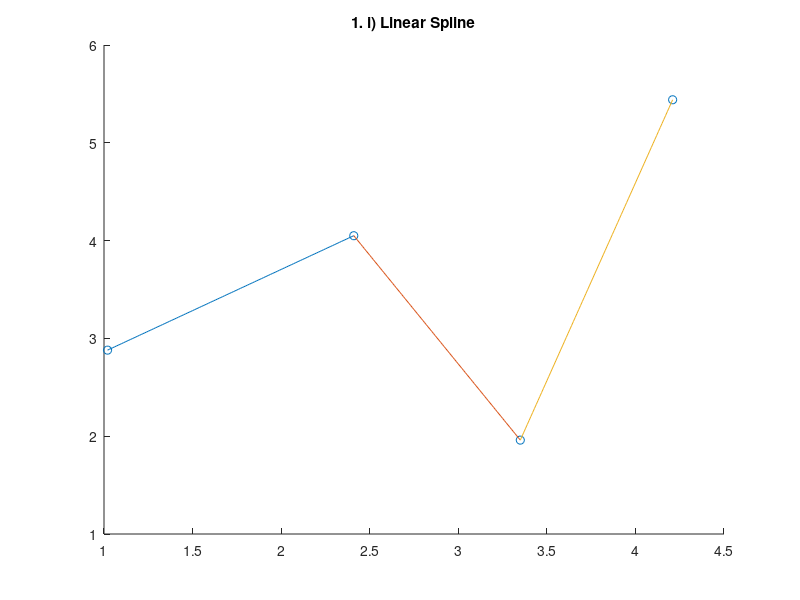
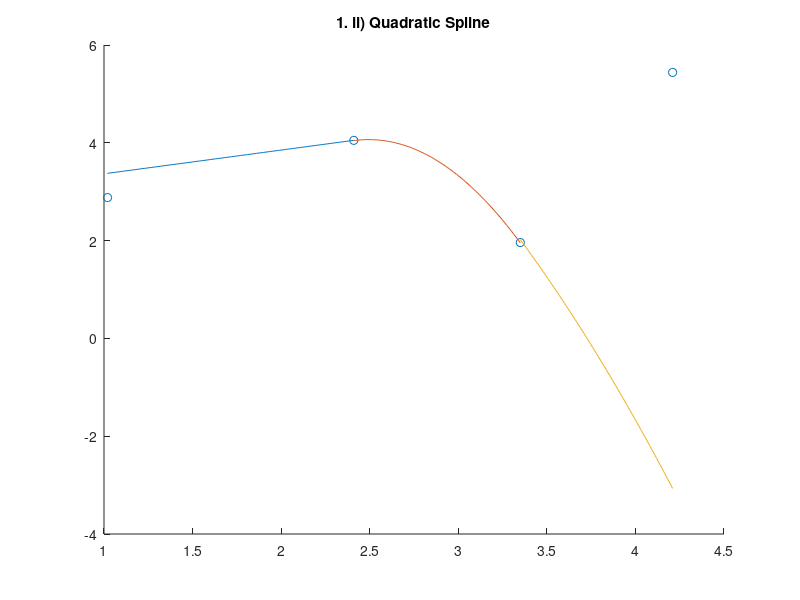
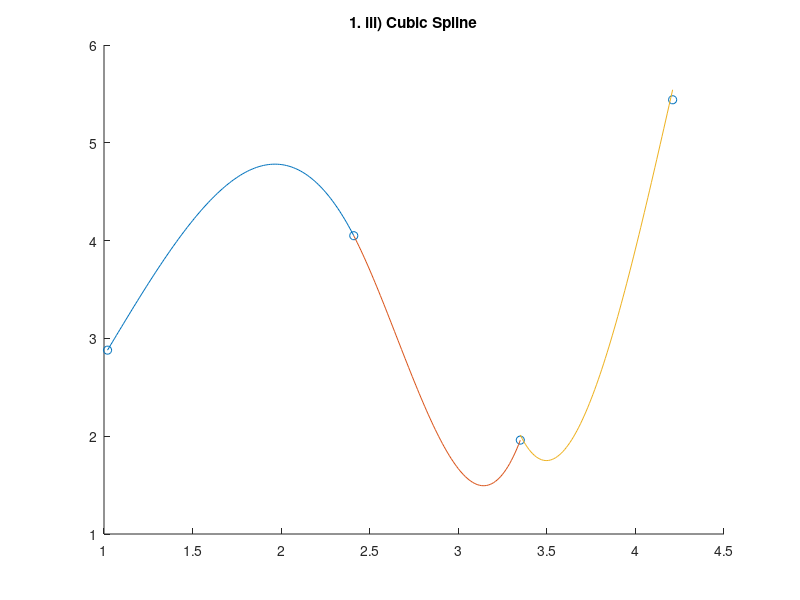
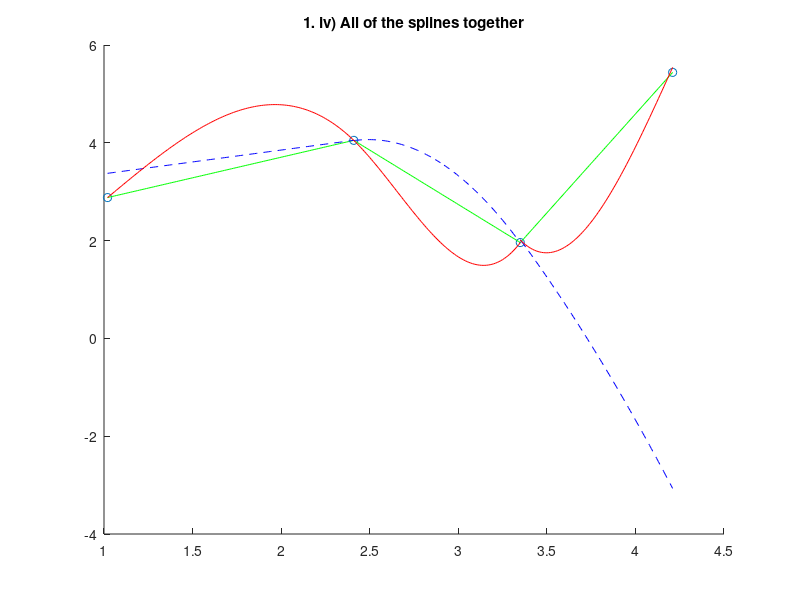

MATLAB code to generate these figures, in order: (Note: this script raises an error after producing the figures.)
clear;
clc;

% DATA
x_data = [1.02 2.41 3.35 4.21];
y_data = [2.88 4.05 1.96 5.44];

%% 1. i)

figure("Name", "Linear Spline")
scatter(x_data, y_data)

hold on

x1 = 1.02 : 0.01 : 2.41;
linearSpline1 = 0.841895756 * x1 + 2.021220159;
plot(x1, linearSpline1)

x2 = 2.41 : 0.01 : 3.35;
linearSpline2 = -2.223979897 * x2 + 9.410652921;
plot(x2, linearSpline2)

x3 = 3.35 : 0.01 : 4.21;
linearSpline3 = 4.046388127 * x3 - 11.59560512;
plot(x3, linearSpline3)

title("1. i) Linear Spline")
hold off

%% 1. ii)

figure("Name", "Quadratic Spline")
scatter(x_data, y_data)

hold on

quadSpline1 = 0.4855 * x1 + 2.8805;
plot(x1, quadSpline1)

quadSpline2 = -2.8818 * x2.^2 + 14.3737 * x2 - 13.8577;
plot(x2, quadSpline2)

quadSpline3 = -1.1622 * x3.^2 + 2.872 * x3 + 5.44;
plot(x3, quadSpline3)

title("1. ii) Quadratic Spline")
hold off

%% 1. iii)

figure("Name", "Cubic Spline")
scatter(x_data, y_data)

hold on
cubicSpline1 = -1.12656 * x1.^3 + 3.44727 * x1.^2 - 0.497864 * x1 + 0.996795;
plot(x1, cubicSpline1)

cubicSpline2 = 6.45367 * x2.^3 -51.3578 * x2.^2 + 131.58354 * x2 - 105.1114;
plot(x2, cubicSpline2)

cubicSpline3 = -5.2318 * x3.^3 + 66.095 * x3.^2 - 270.343 * x3 + 362.601;
plot(x3, cubicSpline3)

title("1. iii) Cubic Spline")
hold off

%% ALL AT ONCE

figure("Name", "ALL AT ONCE")

scatter(x_data, y_data)

hold on

plot(x1, linearSpline1, "g", x2, linearSpline2, "g", x3, linearSpline3, "g", "DisplayName", "Linear Spline")
plot(x1, quadSpline1, "b--", x2, quadSpline2, "b--", x3, quadSpline3, "b--", "DisplayName", "Quadratic Spline")
plot(x1, cubicSpline1, "r", x2, cubicSpline2, "r", x3, cubicSpline3, "r", "DisplayName", "Cubic Spline")

title("1. iv) All of the splines together")

hold off


%% 2. a. ii) Trapezoidal Rule
syms x
  
% Lower Limit
a = 2;
  
% Upper Limit
b = 6;
n = [0;0;0;0;0;0;0;0;0;0];
I_n = [0;0;0;0;0;0;0;0;0;0];
Error = [0;0;0;0;0;0;0;0;0;0];
I_exact = 435.81767401;

% Segmentation by for loop
for k = 1 : 10
    m = 2.^k;
    % Declare the function
    f1 = x.^4 * cos(x) - 2;
  
    % inline creates a function of string containing in f1
    f = inline(f1);
  
    % h is the segment size
    h = (b - a)/(m - 1);
    
    % X stores the summation of first and last segment
    X = f(a)+f(b);
  
    % variables Odd and Even to store 
    % summation of odd and even
    % terms respectively
    summation = 0;
    for i = 1:m-1
        xi=a+(i*h);
        summation=summation+f(xi);
    end
  
    % Formula to calculate numerical integration 
    % using Trapezoidal Rule
    I = (h/2)*(X+2*summation);

    I_n(k) = I;
    Error(k) = I - I_exact;
    n(k) = m;
  
end

disp("Table for Trapezoidal Rule")
Table = table(n, I_n, Error)


%% 2. b. ii) Simpson's 1/3 Rule
syms x
  
% Lower Limit
a = 2;
  
% Upper Limit
b = 6;
n = [0;0;0;0;0;0;0;0;0;0];
I_n = [0;0;0;0;0;0;0;0;0;0];
Error = [0;0;0;0;0;0;0;0;0;0];
I_exact = 435.81767401;

% Segmentation by for loop
for k = 1 : 10
    m = 2.^k;
    % Declare the function
    f1 = x.^4 * cos(x) - 2;
  
    % inline creates a function of string containing in f1
    f = inline(f1);
  
    % h is the segment size
    h = (b - a)/m;
    
    % X stores the summation of first and last segment
    X = f(a)+f(b);
  
    % variables Odd and Even to store 
    % summation of odd and even
    % terms respectively
    Odd = 0;
    Even = 0;
    for i = 1:2:m-1
        xi=a+(i*h);
        Odd=Odd+f(xi);
    end
    for i = 2:2:m-2
        xi=a+(i*h);
        Even=Even+f(xi);
    end
  
    % Formula to calculate numerical integration 
    % using Simpsons 1/3 Rule
    I = (h/3)*(X+4*Odd+2*Even);

    I_n(k) = I;
    Error(k) = I - I_exact;
    n(k) = m;
  
end

disp("Table for Simpson's 1/3 Rule")

Table = table(n, I_n, Error)

%% 2. c. ii) Simpson's 3/8 Rule
syms x
  
% Lower Limit
a = 2;
  
% Upper Limit
b = 6;
n = [0;0;0;0;0;0;0;0;0;0];
I_n = [0;0;0;0;0;0;0;0;0;0];
Error = [0;0;0;0;0;0;0;0;0;0];
I_exact = 435.81767401;

% Segmentation by for loop
for k = 1 : 10
    m = 2.^k;

    % Declare the function
    f1 = x.^4 * cos(x) - 2;
  
    % inline creates a function of string containing in f1
    f = inline(f1);
  
    % h is the segment size
    h = (b - a)/m;
    
    % X stores the summation of first and last segment
    X = f(a)+f(b);
  
    % variables Odd and Even to store 
    % summation of odd and even
    % terms respectively
    divisibleby3 = 0;
    nondivisibleby3 = 0;
    for i = 1:m-1
        xi=a+(i*h);
        if i / 3 == 0
            divisibleby3 = divisibleby3 + f(xi);
        else
            nondivisibleby3 = nondivisibleby3 + f(xi);
        end
    end

  
    % Formula to calculate numerical integration 
    % using Simpsons 3/8 Rule
    I = (3*h/8)*(X + 2 * divisibleby3 + 3 * nondivisibleby3);


    I_n(k) = I;
    Error(k) = I - I_exact;
    n(k) = m;
  
end

disp("Table for Simpson's 3/8 Rule")

Table = table(n, I_n, Error)